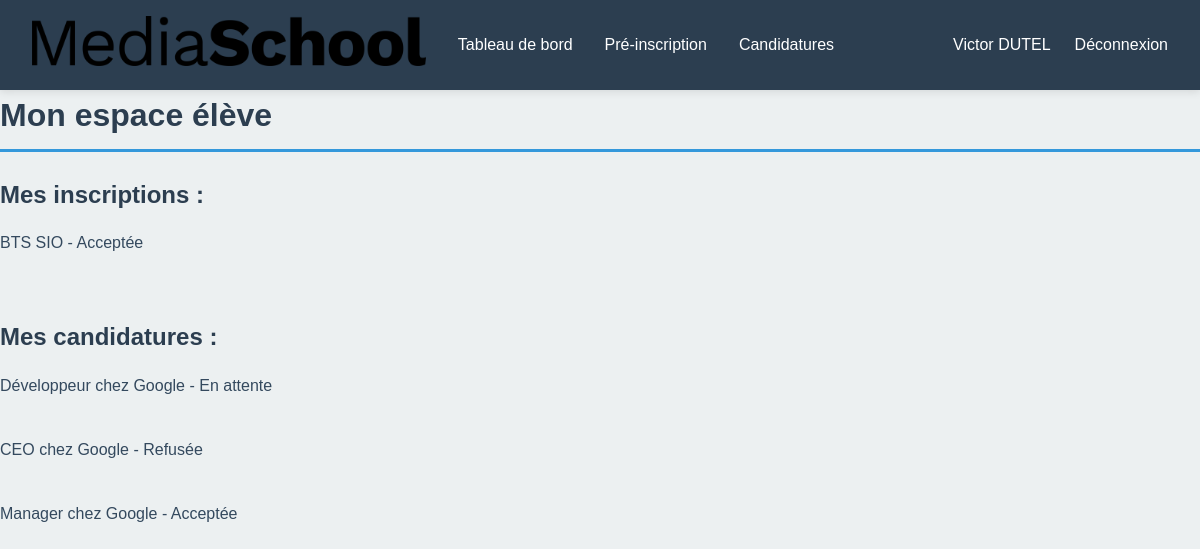
Page /users/eleve/index.php (signed in) on the committed database.
### tables this page shows
CREATE TABLE IF NOT EXISTS `inscription` (
  `id_inscription` int NOT NULL AUTO_INCREMENT,
  `date_inscription` date NOT NULL,
  `etat` varchar(20) NOT NULL,
  `id_eleve` int DEFAULT NULL,
  `id_formation` int NOT NULL,
  `id_personnel` int NOT NULL,
  PRIMARY KEY (`id_inscription`),
  KEY `contrainte 4` (`id_eleve`),
  KEY `contrainte 5` (`id_personnel`),
  KEY `contrainte 9` (`id_formation`)
);

CREATE TABLE IF NOT EXISTS `formation` (
  `id_formation` int NOT NULL AUTO_INCREMENT,
  `nom` varchar(50) NOT NULL,
  `niveau` varchar(20) NOT NULL,
  `duree` int NOT NULL,
  `prix` decimal(6,2) NOT NULL,
  `programme_pdf` varchar(100) NOT NULL,
  `id_campus` int NOT NULL,
  PRIMARY KEY (`id_formation`),
  KEY `contrainte 11` (`id_campus`)
);

CREATE TABLE IF NOT EXISTS `candidature` (
  `id_candidature` int NOT NULL AUTO_INCREMENT,
  `etat` varchar(25) NOT NULL,
  `date_candidature` date DEFAULT NULL,
  `id_eleve` int DEFAULT NULL,
  `id_offre` int NOT NULL,
  PRIMARY KEY (`id_candidature`),
  KEY `id_eleve` (`id_eleve`),
  KEY `id_eleve_2` (`id_eleve`),
  KEY `id_offre` (`id_offre`)
);

CREATE TABLE IF NOT EXISTS `offre` (
  `id_offre` int NOT NULL AUTO_INCREMENT,
  `nom` varchar(50) NOT NULL,
  `type` varchar(50) NOT NULL,
  `duree` int NOT NULL,
  `unite_duree` varchar(2) NOT NULL,
  `date_creation` datetime NOT NULL DEFAULT CURRENT_TIMESTAMP,
  `description` text NOT NULL,
  `salaire` decimal(6,2) NOT NULL,
  `id_entreprise` int NOT NULL,
  PRIMARY KEY (`id_offre`),
  KEY `id_entreprise` (`id_entreprise`)
);

CREATE TABLE IF NOT EXISTS `entreprise` (
  `id_entreprise` int NOT NULL AUTO_INCREMENT,
  `nom` varchar(50) NOT NULL,
  `siret` varchar(15) NOT NULL,
  `email` varchar(100) NOT NULL,
  `telephone` varchar(15) NOT NULL,
  `mdp` varchar(100) NOT NULL,
  `secteur_activite` varchar(100) NOT NULL,
  `numero_rue` int NOT NULL,
  `rue` varchar(100) NOT NULL,
  `code_postal` varchar(5) NOT NULL,
  `ville` varchar(50) NOT NULL,
  PRIMARY KEY (`id_entreprise`)
);

### users/eleve/index.php (the view, shortened to what this page needs)
<?php
require_once('../../connexion.php');
$inscriptions = "SELECT inscription.*, formation.nom as nom_formation FROM inscription
LEFT JOIN formation ON inscription.id_formation = formation.id_formation
WHERE inscription.id_eleve = ? ORDER BY date_inscription DESC;";
$stmt = $pdo->prepare($inscriptions);
$stmt->execute([$_SESSION['user'][0]['id_eleve']]);
$resultat_inscription = $stmt->fetchAll(PDO::FETCH_ASSOC);
$candidatures = "SELECT candidature.*, offre.nom as nom_offre, entreprise.nom as nom_entreprise FROM candidature
INNER JOIN offre ON offre.id_offre = candidature.id_offre
INNER JOIN entreprise ON offre.id_entreprise = entreprise.id_entreprise
WHERE offre.id_entreprise = ? ORDER BY date_candidature DESC;";
$stmt = $pdo->prepare($candidatures);
$stmt->execute([$_SESSION['user'][0]['id_eleve']]);
$resultat_candidature = $stmt->fetchAll(PDO::FETCH_ASSOC);
?>
<!DOCTYPE html>
<html lang="fr">
<head>
    <link rel="stylesheet" href="../../style.css">
</head>
<body>
    <?php
        require_once "inc/header.php"
    ?>
    <h1>Mon espace élève</h1>
    <div>
        <?php
        echo "<div><h2>Mes inscriptions :</h2>";
        if (count($resultat_inscription) == 0) {
            echo "<p>Aucune inscription.</p>";
        }
        else {
            for ($i = 0; $i < 3; $i++) {
                if (!isset($resultat_inscription[$i])) break;
                echo "<p>" . $resultat_inscription[$i]['nom_formation'] . " - " . $resultat_inscription[$i]['etat'] . "</p><br>";
            }
        }
        echo "</div>";
        echo "<div><h2>Mes candidatures :</h2>";
        if (count($resultat_candidature) == 0) {
            echo "<p>Aucune candidature.</p>";
        }
        else {
            for ($i = 0; $i < 3; $i++) {
                echo "<p>" . $resultat_candidature[$i]['nom_offre'] . " chez " . $resultat_candidature[$i]['nom_entreprise'] . " - " . $resultat_candidature[$i]['etat'] . "</p><br>";
            }
        }
        echo "</div>"
        ?>
    </div>
</body>
</html>

### style.css (style rules this page uses)
* { margin: 0; padding: 0; box-sizing: border-box; }
:root { --color-primary: #2c3e50; --color-secondary: #3498db; --color-accent: #e74c3c; --color-success: #27ae60; --color-warning: #f39c12; --color-light: #ecf0f1; --color-white: #ffffff; --color-dark: #2c3e50; --color-border: #bdc3c7; --color-text: #34495e; --shadow: 0 2px 8px rgba(0, 0, 0, 0.1); --shadow-hover: 0 4px 12px rgba(0, 0, 0, 0.15); }
html, body { height: 100%; width: 100%; }
body { font-family: 'Arial', sans-serif; color: var(--color-text); background-color: var(--color-light); line-height: 1.6; }
h1 { color: var(--color-primary); margin-bottom: 1.5rem; font-size: 2rem; border-bottom: 3px solid var(--color-secondary); padding-bottom: 0.5rem; }
h2 { color: var(--color-primary); margin: 1.5rem 0 1rem 0; font-size: 1.5rem; }
p { margin-bottom: 0.8rem; color: var(--color-text); }

### rows in the picture
inscription: id_formation.nom "BTS SIO", etat "Acceptée"
candidature: id_offre.nom "Développeur", entreprise.nom "Google", etat "En attente"
candidature: id_offre.nom "CEO", entreprise.nom "Google", etat "Refusée"
candidature: id_offre.nom "Manager", entreprise.nom "Google", etat "Acceptée"

### other values in the picture
$_SESSION['user'][0]['prenom'] "Victor"
$_SESSION['user'][0]['nom'] "DUTEL"
